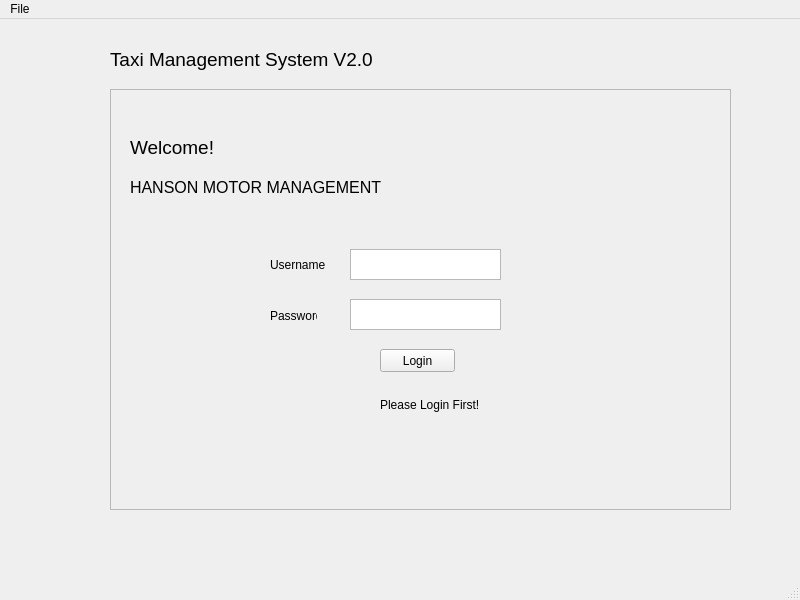
<?xml version="1.0" encoding="UTF-8"?>
<ui version="4.0">
 <class>MainWindow</class>
 <widget class="QMainWindow" name="MainWindow">
  <property name="geometry">
   <rect>
    <x>0</x>
    <y>0</y>
    <width>800</width>
    <height>600</height>
   </rect>
  </property>
  <property name="windowTitle">
   <string>MainWindow</string>
  </property>
  <widget class="QWidget" name="centralwidget">
   <widget class="QFrame" name="Login">
    <property name="geometry">
     <rect>
      <x>110</x>
      <y>70</y>
      <width>621</width>
      <height>421</height>
     </rect>
    </property>
    <property name="frameShape">
     <enum>QFrame::StyledPanel</enum>
    </property>
    <property name="frameShadow">
     <enum>QFrame::Raised</enum>
    </property>
    <widget class="QPushButton" name="Login_Button">
     <property name="geometry">
      <rect>
       <x>270</x>
       <y>260</y>
       <width>75</width>
       <height>23</height>
      </rect>
     </property>
     <property name="text">
      <string>Login</string>
     </property>
    </widget>
    <widget class="QPlainTextEdit" name="Password_Input">
     <property name="geometry">
      <rect>
       <x>240</x>
       <y>210</y>
       <width>151</width>
       <height>31</height>
      </rect>
     </property>
    </widget>
    <widget class="QPlainTextEdit" name="userName_Input">
     <property name="geometry">
      <rect>
       <x>240</x>
       <y>160</y>
       <width>151</width>
       <height>31</height>
      </rect>
     </property>
    </widget>
    <widget class="QLabel" name="userName">
     <property name="geometry">
      <rect>
       <x>160</x>
       <y>160</y>
       <width>61</width>
       <height>31</height>
      </rect>
     </property>
     <property name="text">
      <string>Username</string>
     </property>
    </widget>
    <widget class="QLabel" name="passWord">
     <property name="geometry">
      <rect>
       <x>160</x>
       <y>220</y>
       <width>47</width>
       <height>13</height>
      </rect>
     </property>
     <property name="text">
      <string>Password</string>
     </property>
    </widget>
    <widget class="QLabel" name="Company_Name">
     <property name="geometry">
      <rect>
       <x>20</x>
       <y>90</y>
       <width>251</width>
       <height>16</height>
      </rect>
     </property>
     <property name="font">
      <font>
       <pointsize>12</pointsize>
      </font>
     </property>
     <property name="text">
      <string>HANSON MOTOR MANAGEMENT</string>
     </property>
    </widget>
    <widget class="QLabel" name="Welcome">
     <property name="geometry">
      <rect>
       <x>20</x>
       <y>50</y>
       <width>201</width>
       <height>16</height>
      </rect>
     </property>
     <property name="font">
      <font>
       <pointsize>14</pointsize>
      </font>
     </property>
     <property name="text">
      <string>Welcome!</string>
     </property>
    </widget>
    <widget class="QLabel" name="Login_Response">
     <property name="geometry">
      <rect>
       <x>270</x>
       <y>300</y>
       <width>181</width>
       <height>31</height>
      </rect>
     </property>
     <property name="text">
      <string>Please Login First!</string>
     </property>
    </widget>
   </widget>
   <widget class="QLabel" name="System_Version">
    <property name="geometry">
     <rect>
      <x>110</x>
      <y>20</y>
      <width>391</width>
      <height>41</height>
     </rect>
    </property>
    <property name="font">
     <font>
      <pointsize>14</pointsize>
     </font>
    </property>
    <property name="text">
     <string>Taxi Management System V2.0</string>
    </property>
   </widget>
  </widget>
  <widget class="QMenuBar" name="menubar">
   <property name="geometry">
    <rect>
     <x>0</x>
     <y>0</y>
     <width>800</width>
     <height>21</height>
    </rect>
   </property>
   <widget class="QMenu" name="menuFile">
    <property name="title">
     <string>File</string>
    </property>
    <addaction name="actionExit"/>
   </widget>
   <addaction name="menuFile"/>
  </widget>
  <widget class="QStatusBar" name="statusbar"/>
  <action name="actionExit">
   <property name="text">
    <string>Exit</string>
   </property>
  </action>
 </widget>
 <resources/>
 <connections/>
</ui>
